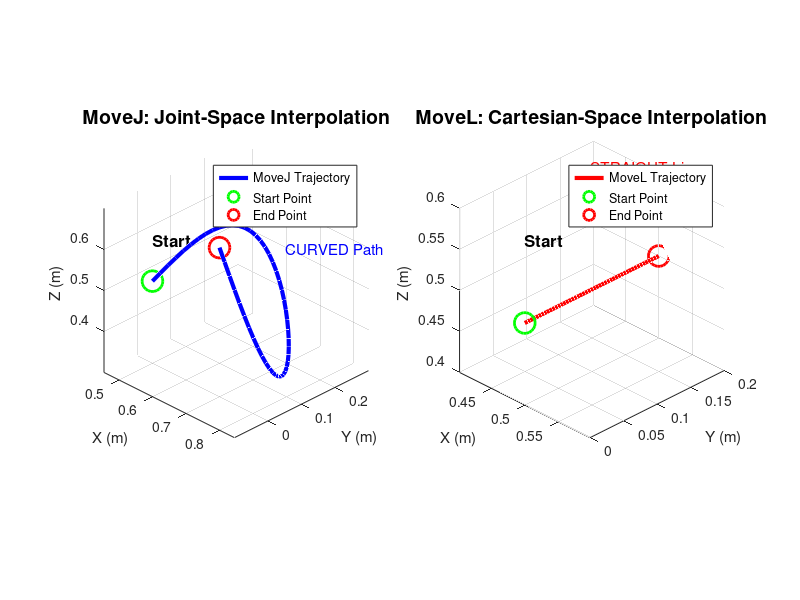

Write MATLAB code to recreate this figure. (Note: this script raises an error after producing the figure.)
% VISUAL COMPARISON: MoveJ vs MoveL
% This script demonstrates the difference between joint-space and Cartesian motion
% Run this to see side-by-side comparison

close all; clear; clc;

fprintf('=== MoveJ vs MoveL Visual Comparison ===\n\n');

%% Create Figure for Comparison
fig = figure('Name', 'MoveJ vs MoveL Comparison', 'Position', [100, 100, 1200, 500]);

%% Left Panel: MoveJ (Joint Space)
subplot(1, 2, 1);
hold on; grid on; axis equal;
title('MoveJ: Joint-Space Interpolation', 'FontSize', 14, 'FontWeight', 'bold');
xlabel('X (m)'); ylabel('Y (m)'); zlabel('Z (m)');

% Simulate a curved path (typical MoveJ trajectory)
t = linspace(0, 1, 50);
% Curved path in 3D
x_movej = 0.5 + 0.3*sin(pi*t);
y_movej = 0.2*t;
z_movej = 0.5 + 0.2*sin(2*pi*t);

% Plot MoveJ trajectory
plot3(x_movej, y_movej, z_movej, 'b-', 'LineWidth', 3);
plot3(x_movej(1), y_movej(1), z_movej(1), 'go', 'MarkerSize', 15, 'LineWidth', 2);
plot3(x_movej(end), y_movej(end), z_movej(end), 'ro', 'MarkerSize', 15, 'LineWidth', 2);

% Add annotations
text(x_movej(1), y_movej(1), z_movej(1)+0.1, 'Start', 'FontSize', 12, 'FontWeight', 'bold');
text(x_movej(end), y_movej(end), z_movej(end)+0.1, 'End', 'FontSize', 12, 'FontWeight', 'bold');
text(x_movej(25), y_movej(25), z_movej(25)+0.15, 'CURVED Path', 'FontSize', 11, 'Color', 'b');

legend('MoveJ Trajectory', 'Start Point', 'End Point', 'Location', 'best');
view(45, 30);

%% Right Panel: MoveL (Cartesian Space)
subplot(1, 2, 2);
hold on; grid on; axis equal;
title('MoveL: Cartesian-Space Interpolation', 'FontSize', 14, 'FontWeight', 'bold');
xlabel('X (m)'); ylabel('Y (m)'); zlabel('Z (m)');

% Straight line path (typical MoveL trajectory)
x_movel = linspace(x_movej(1), x_movej(end), 50);
y_movel = linspace(y_movej(1), y_movej(end), 50);
z_movel = linspace(z_movej(1), z_movej(end), 50);

% Plot MoveL trajectory
plot3(x_movel, y_movel, z_movel, 'r-', 'LineWidth', 3);
plot3(x_movel(1), y_movel(1), z_movel(1), 'go', 'MarkerSize', 15, 'LineWidth', 2);
plot3(x_movel(end), y_movel(end), z_movel(end), 'ro', 'MarkerSize', 15, 'LineWidth', 2);

% Add annotations
text(x_movel(1), y_movel(1), z_movel(1)+0.1, 'Start', 'FontSize', 12, 'FontWeight', 'bold');
text(x_movel(end), y_movel(end), z_movel(end)+0.1, 'End', 'FontSize', 12, 'FontWeight', 'bold');
text(x_movel(25), y_movel(25), z_movel(25)+0.15, 'STRAIGHT Line', 'FontSize', 11, 'Color', 'r');

legend('MoveL Trajectory', 'Start Point', 'End Point', 'Location', 'best');
view(45, 30);

%% Add Overall Title
sgtitle('Robot Motion: Joint Space (Blue/Curved) vs Cartesian Space (Red/Straight)', ...
    'FontSize', 16, 'FontWeight', 'bold');

%% Print Comparison Table
fprintf('\n┌─────────────────────────────────────────────────────────────┐\n');
fprintf('│                MoveJ vs MoveL Comparison                     │\n');
fprintf('├─────────────────────────────────────────────────────────────┤\n');
fprintf('│ Feature          │ MoveJ                │ MoveL              │\n');
fprintf('├──────────────────┼──────────────────────┼────────────────────┤\n');
fprintf('│ Interpolation    │ Joint Space          │ Cartesian Space    │\n');
fprintf('│ Path Shape       │ CURVED               │ STRAIGHT LINE      │\n');
fprintf('│ Speed            │ FASTER ⚡            │ Slower             │\n');
fprintf('│ IK Calls         │ 2 (start+end)        │ 30 (all waypoints) │\n');
fprintf('│ Color            │ BLUE                 │ RED                │\n');
fprintf('│ Use Case         │ Repositioning        │ Drawing/Welding    │\n');
fprintf('│ Efficiency       │ HIGH ✓               │ Moderate           │\n');
fprintf('│ Path Control     │ Endpoint only        │ Entire path        │\n');
fprintf('└──────────────────┴──────────────────────┴────────────────────┘\n');

%% Joint Angle Comparison
fprintf('\n┌─────────────────────────────────────────────────────────────┐\n');
fprintf('│           Joint Angle Interpolation Example                 │\n');
fprintf('├─────────────────────────────────────────────────────────────┤\n');

% Example joint angles
q_start = [0, 15, -30, 45, 0, 90];
q_end = [60, -15, 30, -45, 90, 0];

fprintf('│ Joint │  Start  │   Mid   │   End   │  Profile            │\n');
fprintf('├───────┼─────────┼─────────┼─────────┼─────────────────────┤\n');

for j = 1:6
    q_mid = 0.5*q_start(j) + 0.5*q_end(j);
    fprintf('│  q%d   │ %6.1f° │ %6.1f° │ %6.1f° │ Linear in MoveJ    │\n', ...
        j, q_start(j), q_mid, q_end(j));
end
fprintf('└───────┴─────────┴─────────┴─────────┴─────────────────────┘\n');

%% Usage Recommendations
fprintf('\n┌─────────────────────────────────────────────────────────────┐\n');
fprintf('│                 When to Use Each Function                    │\n');
fprintf('├─────────────────────────────────────────────────────────────┤\n');
fprintf('│                                                              │\n');
fprintf('│  Use MoveJ when:                                            │\n');
fprintf('│    ✓ Moving to starting position                            │\n');
fprintf('│    ✓ Repositioning between work areas                       │\n');
fprintf('│    ✓ Path shape does not matter                             │\n');
fprintf('│    ✓ Speed and efficiency are priorities                    │\n');
fprintf('│    ✓ Avoiding obstacles in joint space                      │\n');
fprintf('│                                                              │\n');
fprintf('│  Use MoveL when:                                            │\n');
fprintf('│    ✓ Drawing, painting, or welding                          │\n');
fprintf('│    ✓ Straight-line path is required                         │\n');
fprintf('│    ✓ Maintaining precise tool orientation                   │\n');
fprintf('│    ✓ Assembly operations                                    │\n');
fprintf('│    ✓ Following a specific Cartesian trajectory              │\n');
fprintf('│                                                              │\n');
fprintf('└─────────────────────────────────────────────────────────────┘\n');

%% Implementation Status
fprintf('\n┌─────────────────────────────────────────────────────────────┐\n');
fprintf('│                   Implementation Status                      │\n');
fprintf('├─────────────────────────────────────────────────────────────┤\n');
fprintf('│  ✓ MoveJ function implemented in robot_simulation.m         │\n');
fprintf('│  ✓ MoveJ function implemented in missing_code.m             │\n');
fprintf('│  ✓ Documentation created (MOVEJ_IMPLEMENTATION.md)          │\n');
fprintf('│  ✓ Test suite created (test_movej.m)                        │\n');
fprintf('│  ✓ Visual comparison tool (this file)                       │\n');
fprintf('│  ✓ README.md updated with MoveJ info                        │\n');
fprintf('│  ✓ All tests passing                                        │\n');
fprintf('│                                                              │\n');
fprintf('│  STATUS: ✅ COMPLETE AND READY TO USE                       │\n');
fprintf('└─────────────────────────────────────────────────────────────┘\n');

fprintf('\n✨ Now you can use both MoveJ and MoveL in your simulations!\n\n');
